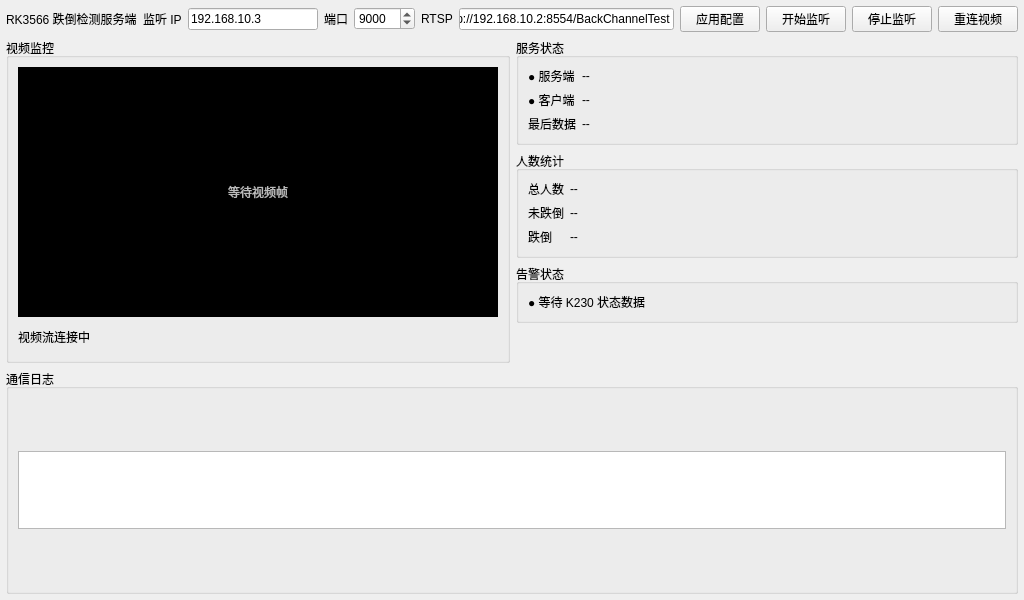
<?xml version="1.0" encoding="UTF-8"?>
<ui version="4.0">
 <class>Widget</class>
 <widget class="QWidget" name="Widget">
  <property name="geometry">
   <rect>
    <x>0</x>
    <y>0</y>
    <width>1024</width>
    <height>600</height>
   </rect>
  </property>
  <property name="windowTitle">
   <string>RK3566 跌倒检测服务端</string>
  </property>
  <layout class="QVBoxLayout" name="rootLayout">
   <property name="leftMargin">
    <number>6</number>
   </property>
   <property name="topMargin">
    <number>6</number>
   </property>
   <property name="rightMargin">
    <number>6</number>
   </property>
   <property name="bottomMargin">
    <number>6</number>
   </property>
   <item>
    <layout class="QHBoxLayout" name="topLayout">
     <item>
      <widget class="QLabel" name="titleLabel">
       <property name="text">
        <string>RK3566 跌倒检测服务端</string>
       </property>
      </widget>
     </item>
     <item>
      <widget class="QLabel" name="ipLabel">
       <property name="text">
        <string>监听 IP</string>
       </property>
      </widget>
     </item>
     <item>
      <widget class="QLineEdit" name="ipEdit">
       <property name="maximumSize">
        <size>
         <width>130</width>
         <height>16777215</height>
        </size>
       </property>
       <property name="text">
        <string>192.168.10.3</string>
       </property>
      </widget>
     </item>
     <item>
      <widget class="QLabel" name="portLabel">
       <property name="text">
        <string>端口</string>
       </property>
      </widget>
     </item>
     <item>
      <widget class="QSpinBox" name="portEdit">
       <property name="maximumSize">
        <size>
         <width>78</width>
         <height>16777215</height>
        </size>
       </property>
       <property name="minimum">
        <number>1</number>
       </property>
       <property name="maximum">
        <number>65535</number>
       </property>
       <property name="value">
        <number>9000</number>
       </property>
      </widget>
     </item>
     <item>
      <widget class="QLabel" name="rtspLabel">
       <property name="text">
        <string>RTSP</string>
       </property>
      </widget>
     </item>
     <item>
      <widget class="QLineEdit" name="rtspEdit">
       <property name="text">
        <string>rtsp://192.168.10.2:8554/BackChannelTest</string>
       </property>
      </widget>
     </item>
     <item>
      <widget class="QPushButton" name="applyButton">
       <property name="text">
        <string>应用配置</string>
       </property>
      </widget>
     </item>
     <item>
      <widget class="QPushButton" name="startButton">
       <property name="text">
        <string>开始监听</string>
       </property>
      </widget>
     </item>
     <item>
      <widget class="QPushButton" name="stopButton">
       <property name="text">
        <string>停止监听</string>
       </property>
      </widget>
     </item>
     <item>
      <widget class="QPushButton" name="retryButton">
       <property name="text">
        <string>重连视频</string>
       </property>
      </widget>
     </item>
    </layout>
   </item>
   <item>
    <layout class="QHBoxLayout" name="mainLayout">
     <item>
      <widget class="QGroupBox" name="videoGroup">
       <property name="title">
        <string>视频监控</string>
       </property>
       <layout class="QVBoxLayout" name="videoLayout">
        <item>
         <widget class="QLabel" name="videoLabel">
          <property name="minimumSize">
           <size>
            <width>480</width>
            <height>250</height>
           </size>
          </property>
          <property name="styleSheet">
           <string notr="true">background:#000;color:#bbb;</string>
          </property>
          <property name="text">
           <string>等待视频帧</string>
          </property>
          <property name="alignment">
           <set>Qt::AlignCenter</set>
          </property>
         </widget>
        </item>
        <item>
         <widget class="QLabel" name="videoHint">
          <property name="text">
           <string>视频流连接中</string>
          </property>
         </widget>
        </item>
       </layout>
      </widget>
     </item>
     <item>
      <layout class="QVBoxLayout" name="sideLayout">
       <item>
        <widget class="QGroupBox" name="serviceGroup">
         <property name="title">
          <string>服务状态</string>
         </property>
         <layout class="QFormLayout" name="serviceForm">
          <item row="0" column="0">
           <widget class="QLabel" name="serverLabel">
            <property name="text">
             <string>● 服务端</string>
            </property>
           </widget>
          </item>
          <item row="0" column="1">
           <widget class="QLabel" name="serverValue">
            <property name="text">
             <string>--</string>
            </property>
           </widget>
          </item>
          <item row="1" column="0">
           <widget class="QLabel" name="clientLabel">
            <property name="text">
             <string>● 客户端</string>
            </property>
           </widget>
          </item>
          <item row="1" column="1">
           <widget class="QLabel" name="clientValue">
            <property name="text">
             <string>--</string>
            </property>
           </widget>
          </item>
          <item row="2" column="0">
           <widget class="QLabel" name="updatedLabel">
            <property name="text">
             <string>最后数据</string>
            </property>
           </widget>
          </item>
          <item row="2" column="1">
           <widget class="QLabel" name="updatedValue">
            <property name="text">
             <string>--</string>
            </property>
           </widget>
          </item>
         </layout>
        </widget>
       </item>
       <item>
        <widget class="QGroupBox" name="peopleGroup">
         <property name="title">
          <string>人数统计</string>
         </property>
         <layout class="QFormLayout" name="peopleForm">
          <item row="0" column="0">
           <widget class="QLabel" name="totalLabel">
            <property name="text">
             <string>总人数</string>
            </property>
           </widget>
          </item>
          <item row="0" column="1">
           <widget class="QLabel" name="totalValue">
            <property name="text">
             <string>--</string>
            </property>
           </widget>
          </item>
          <item row="1" column="0">
           <widget class="QLabel" name="standingLabel">
            <property name="text">
             <string>未跌倒</string>
            </property>
           </widget>
          </item>
          <item row="1" column="1">
           <widget class="QLabel" name="standingValue">
            <property name="text">
             <string>--</string>
            </property>
           </widget>
          </item>
          <item row="2" column="0">
           <widget class="QLabel" name="fallenLabel">
            <property name="text">
             <string>跌倒</string>
            </property>
           </widget>
          </item>
          <item row="2" column="1">
           <widget class="QLabel" name="fallenValue">
            <property name="text">
             <string>--</string>
            </property>
           </widget>
          </item>
         </layout>
        </widget>
       </item>
       <item>
        <widget class="QGroupBox" name="alarmGroup">
         <property name="title">
          <string>告警状态</string>
         </property>
         <layout class="QVBoxLayout" name="alarmLayout">
          <item>
           <widget class="QLabel" name="alertBanner">
            <property name="text">
             <string>● 等待 K230 状态数据</string>
            </property>
            <property name="wordWrap">
             <bool>true</bool>
            </property>
           </widget>
          </item>
         </layout>
        </widget>
       </item>
       <item>
        <spacer name="sideSpacer">
         <property name="orientation">
          <enum>Qt::Vertical</enum>
         </property>
         <property name="sizeHint" stdset="0">
          <size>
           <width>20</width>
           <height>40</height>
          </size>
         </property>
        </spacer>
       </item>
      </layout>
     </item>
    </layout>
   </item>
   <item>
    <widget class="QGroupBox" name="logGroup">
     <property name="title">
      <string>通信日志</string>
     </property>
     <layout class="QVBoxLayout" name="logLayout">
      <item>
       <widget class="QPlainTextEdit" name="logView">
        <property name="minimumSize">
         <size>
          <width>0</width>
          <height>78</height>
         </size>
        </property>
        <property name="maximumSize">
         <size>
          <width>16777215</width>
          <height>78</height>
         </size>
        </property>
        <property name="readOnly">
         <bool>true</bool>
        </property>
       </widget>
      </item>
     </layout>
    </widget>
   </item>
  </layout>
 </widget>
 <resources/>
 <connections/>
</ui>
